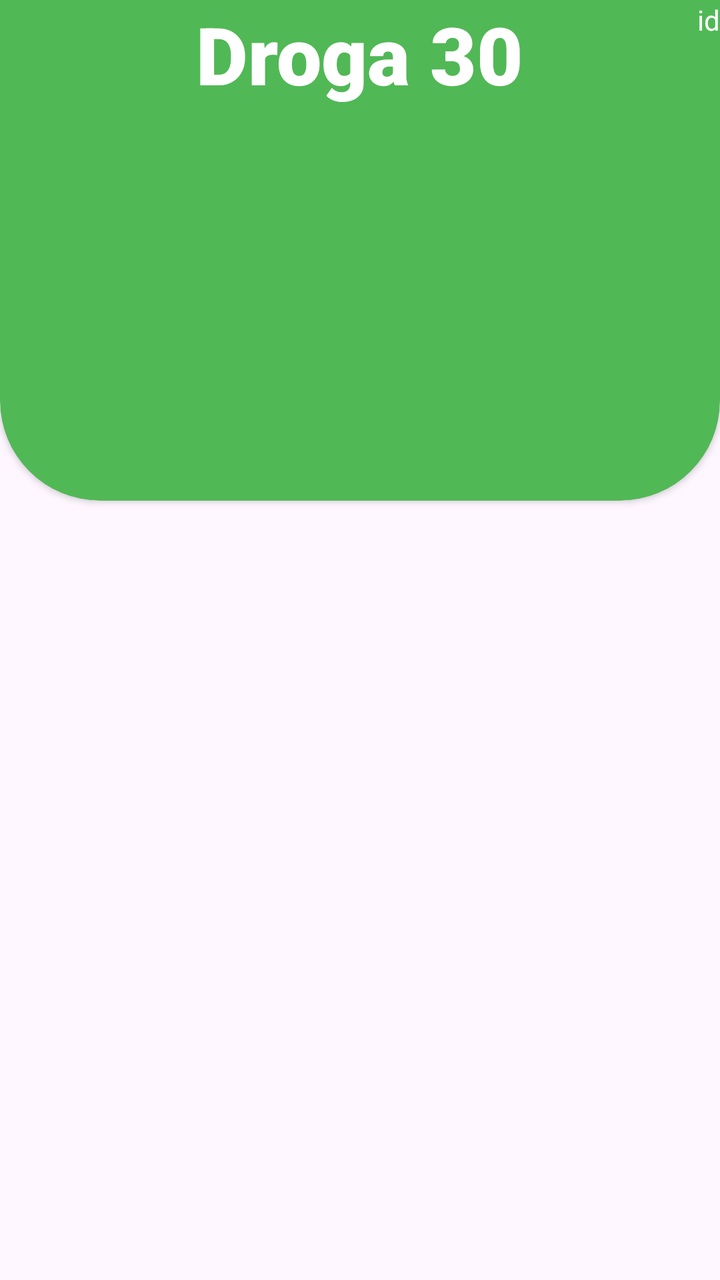
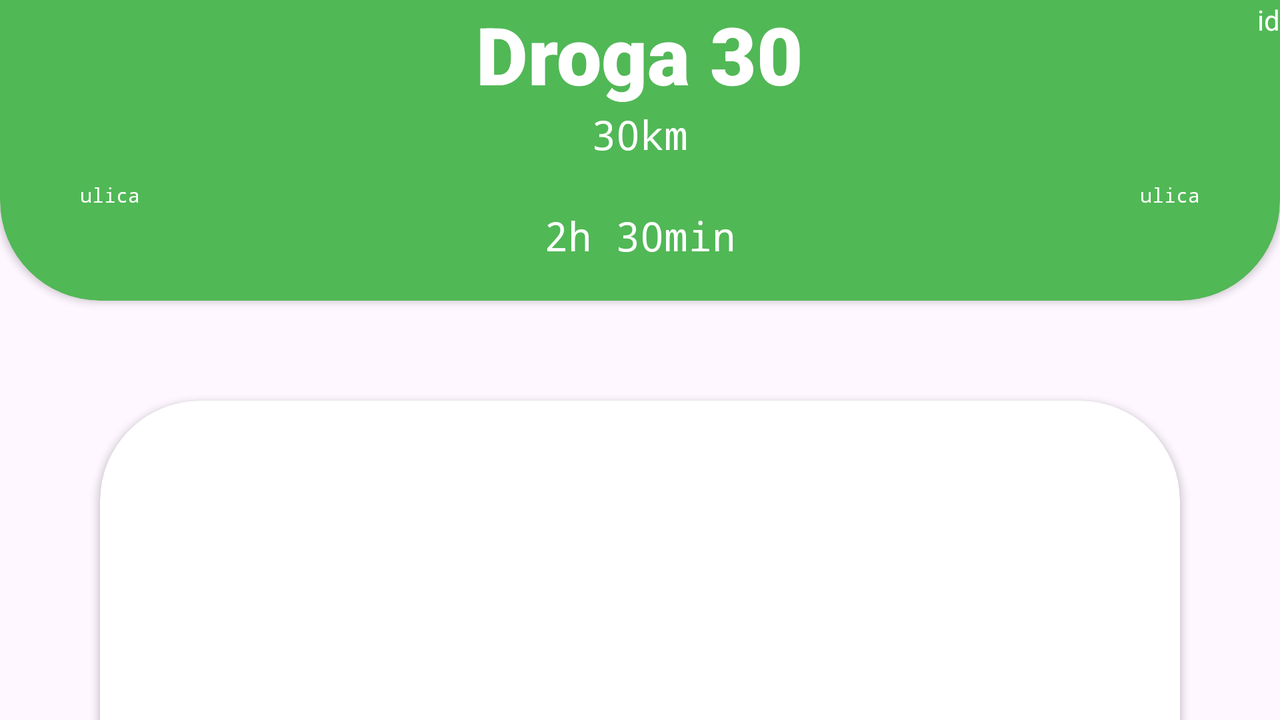

The same Android screen from two of the app's own layout files: first res/layout/ as a phone draws it, then the repository's variant for another configuration, drawn on a device whose configuration selects that folder. Both files follow.
<!-- AndroidManifest.xml: application theme Theme.2Health -->
<!-- res/layout/fragment_detail.xml -->
<?xml version="1.0" encoding="utf-8"?>
<RelativeLayout xmlns:android="http://schemas.android.com/apk/res/android"
    xmlns:tools="http://schemas.android.com/tools"
    android:layout_width="match_parent"
    android:layout_height="match_parent"
    xmlns:app="http://schemas.android.com/apk/res-auto"
    tools:context=".Fragments.DetailFragment">




    <androidx.cardview.widget.CardView
        android:id="@+id/cvbg"
        android:layout_width="match_parent"
        android:layout_height="300sp"
        android:backgroundTint="@color/green_active"
        app:cardCornerRadius="50sp"
        android:layout_marginTop="-50sp"
        android:elevation="8sp">

        <RelativeLayout
            android:layout_marginTop="50sp"
            android:layout_width="match_parent"
            android:layout_height="match_parent">

            <TextView
                android:id="@+id/titleTxt"
                android:layout_width="wrap_content"
                android:layout_height="wrap_content"
                android:layout_centerHorizontal="true"
                android:fontFamily="sans-serif-black"
                android:text="Droga 30"
                android:textColor="@color/white"
                android:textSize="40dp" />

            <TextView
                android:id="@+id/idTxt"
                android:layout_width="wrap_content"
                android:layout_height="wrap_content"
                android:layout_alignParentEnd="true"
                android:text="id"
                android:textColor="@color/white"/>
        </RelativeLayout>



    </androidx.cardview.widget.CardView>






</RelativeLayout>
<!-- resources referenced by this layout -->
<resources>
  <color name="green_active">#51B856</color>
  <color name="white">#FFFFFFFF</color>
  <style name="Theme.2Health" parent="Theme.Material3.Light.NoActionBar">
          
          <item name="colorPrimary">@color/gray100</item>
          <item name="colorPrimaryVariant">@color/defaultMain</item>
          <item name="colorOnPrimary">@color/white</item>
          
          <item name="colorSecondary">@color/teal_200</item>
          <item name="colorSecondaryVariant">@color/teal_700</item>
          <item name="colorOnSecondary">@color/black</item>
          <item name="android:navigationBarColor">@color/green_active</item>
          
          <item name="android:statusBarColor" tools:targetApi="l">?attr/colorPrimaryVariant</item>
          <item name="android:windowLightStatusBar">true</item>
          
      </style>
  <color name="gray100">#D6D6D6</color>
  <color name="defaultMain">#F8F8F8</color>
  <color name="teal_200">#FF03DAC5</color>
  <color name="teal_700">#FF018786</color>
  <color name="black">#FF000000</color>
</resources>
<!-- res/layout-land/fragment_detail.xml (the repository's variant of the layout above) -->
<!-- drawn on the phone turned sideways -->
<?xml version="1.0" encoding="utf-8"?>
<RelativeLayout xmlns:android="http://schemas.android.com/apk/res/android"
    xmlns:tools="http://schemas.android.com/tools"
    android:layout_width="match_parent"
    android:layout_height="match_parent"
    xmlns:app="http://schemas.android.com/apk/res-auto"
    tools:context=".Fragments.DetailFragment">




    <androidx.cardview.widget.CardView
        android:id="@+id/cvbg"
        android:layout_width="match_parent"
        android:layout_height="200sp"
        android:backgroundTint="@color/green_active"
        app:cardCornerRadius="50sp"
        android:layout_marginTop="-50sp"
        android:elevation="8sp">

        <RelativeLayout
            android:layout_marginTop="50sp"

            android:layout_width="match_parent"
            android:layout_height="match_parent">

            <TextView
                android:id="@+id/titleTxt"
                android:layout_width="wrap_content"
                android:layout_height="wrap_content"
                android:layout_centerHorizontal="true"
                android:textSize="40dp"
                android:text="Droga 30"
                android:fontFamily="sans-serif-black"
                android:textColor="@color/white"/>

            <TextView
                android:id="@+id/distanceTxt"
                android:layout_width="wrap_content"
                android:layout_height="wrap_content"
                android:layout_below="@id/titleTxt"
                android:layout_centerHorizontal="true"
                android:layout_marginBottom="10sp"
                android:fontFamily="monospace"
                android:text="30km"
                android:textColor="@color/white"
                android:textSize="20sp" />

            <TextView
                android:id="@+id/startAddr"
                android:layout_width="wrap_content"
                android:layout_height="wrap_content"
                android:layout_below="@id/distanceTxt"
                android:fontFamily="monospace"
                android:paddingHorizontal="40sp"
                android:text="ulica"
                android:textColor="@color/white"
                android:textSize="10sp" />

            <TextView
                android:id="@+id/endAddr"
                android:layout_width="wrap_content"
                android:layout_height="wrap_content"
                android:layout_below="@id/distanceTxt"
                android:layout_alignParentRight="true"
                android:fontFamily="monospace"
                android:paddingHorizontal="40sp"
                android:text="ulica"
                android:textColor="@color/white"
                android:textSize="10sp" />

            <TextView
                android:id="@+id/durationtxt"
                android:layout_width="wrap_content"
                android:layout_height="wrap_content"
                android:layout_below="@id/startAddr"
                android:layout_centerHorizontal="true"
                android:fontFamily="monospace"
                android:paddingHorizontal="40sp"
                android:text="2h 30min"
                android:textColor="@color/white"
                android:textSize="20sp" />

            <TextView
                android:id="@+id/idTxt"
                android:layout_width="wrap_content"
                android:layout_height="wrap_content"
                android:layout_alignParentEnd="true"
                android:text="id"
                android:textColor="@color/white"/>
        </RelativeLayout>


    </androidx.cardview.widget.CardView>


    <androidx.core.widget.NestedScrollView
        android:layout_width="match_parent"
        android:layout_height="match_parent"
        android:layout_below="@id/cvbg">

        <GridLayout
            android:layout_width="match_parent"
            android:layout_height="wrap_content"
            android:columnCount="2"
            android:rowCount="2">

            <androidx.cardview.widget.CardView
                android:id="@+id/mapCV"
                android:layout_width="match_parent"
                android:layout_height="360sp"
                android:layout_row="0"

                android:layout_column="0"
                android:layout_columnSpan="2"

                android:layout_margin="50sp"

                app:cardCornerRadius="50sp">

                <FrameLayout

                    android:id="@+id/flFragmentDetailMap"
                    android:layout_width="match_parent"
                    android:layout_height="match_parent" />
            </androidx.cardview.widget.CardView>

            <androidx.cardview.widget.CardView
                android:id="@+id/timerCV"
                android:layout_width="match_parent"
                android:layout_height="150sp"
                android:layout_row="1"

                android:layout_column="0"
                android:layout_columnSpan="2"
                android:layout_margin="50sp"

                app:cardCornerRadius="50sp">

                <FrameLayout
                    android:id="@+id/flFragmentDetailTimer"
                    android:layout_width="match_parent"
                    android:layout_height="match_parent" />


            </androidx.cardview.widget.CardView>


        </GridLayout>


    </androidx.core.widget.NestedScrollView>

















</RelativeLayout>
